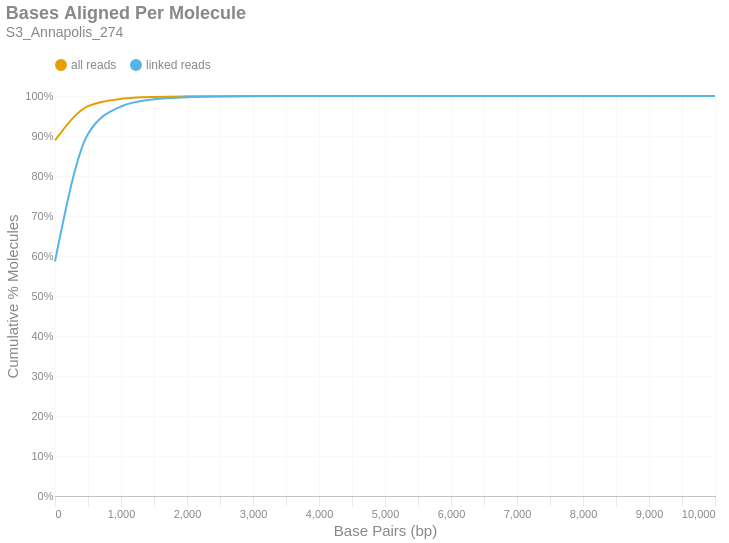

Notebook code for this chart:
### Markdown cell above
### Bases Aligned Per Molecule
This is a cumulative frequency distribution showing the number of base pairs aligned per unique molecule. These data are shown in 500 bp bins. There are two distributions: one with `all reads` (yellow) and another with only `linked reads` (blue). The percent of molecules in the `linked reads` distribution is relative to the total number of linked molecules.

### Code cell
if SKIPLR:
    print_html(f"Skipped")
else:
    binned_df = consolidated_hist(valids['aligned_bp'], mask, 500, True)
    with SafeRender(binned_df):
        (
            density_plot(binned_df, 'Bases Aligned Per Molecule', samplename, 'basesper')
            .encode(
                x=alt.X('bin:Q', title="Base Pairs (bp)").axis(tickMinStep=500).scale(padding=0),
                y=alt.Y('value:Q', title='Cumulative % Molecules')
                    .axis(format='%')
                    .scale(domain = [0,1])
                    .stack(False),
                color=alt.Color("key:N").scale(domain = ["all reads", "linked reads"]),
                tooltip = [
                    alt.Tooltip("key:N", title = "Data Type"),
                    alt.Tooltip("range_label:N", title="Bases Aligned Per Molecule"),
                    alt.Tooltip("value:Q", format = ".2%", title="% Molecules (Cum.)")
                ]
            )
        ).display()

### Figure 1 — Vega-Lite specification as saved in the notebook (floating-point values rounded to 4 significant figures)
{"width": "container", "height": 400, "config": {"title": {"anchor": "start", "dy": -15, "fontSize": 18, "color": "#888888", "subtitleColor": "#888888", "subtitleFontSize": 14}, "arc": {"fill": "#0072B2"}, "axis": {"domainColor": "#888888", "domainWidth": 0.5, "gridWidth": 0.2, "grid": false, "titleFontWeight": 400, "titleFontSize": 15, "labelFontSize": 11, "labelColor": "#888888", "tickColor": "#888888", "tickWidth": 0.2, "titleColor": "#888888"}, "axisBand": {"grid": false}, "axisX": {"grid": true, "tickSize": 10, "domainCap": "round"}, "axisY": {"domain": false, "grid": true, "tickSize": 0, "domainCap": "round"}, "background": "transparent", "header": {"labelFontSize": 15, "labelColor": "#888888", "titleFontSize": 15, "titleFontWeight": 600, "titleColor": "#888888"}, "legend": {"labelFont": "sans-serif", "labelFontSize": 12, "labelColor": "#888888", "symbolSize": 100, "symbolType": "circle", "titleFontSize": 12, "titlePadding": 10, "titleColor": "#888888", "title": null, "orient": "top"}, "range": {"category": ["#E69F00", "#56B4E9", "#009E73", "#F0E442", "#0072B2", "#D55E00", "#CC79A7", "#000000"], "diverging": ["#cfe8f3", "#a2d4ec", "#73bfe2", "#46abdb", "#1696d2", "#12719e"]}, "area": {"fill": "#0072B2", "fillOpacity": 0.7, "line": true, "strokeOpacity": 0.7}, "line": {"color": "#0072B2", "stroke": "#0072B2", "strokeWidth": 2}, "trail": {"color": "#0072B2", "stroke": "#0072B2", "strokeWidth": 0, "size": 1}, "point": {"filled": true, "fillOpacity": 1.0, "size": 95}, "text": {"color": "#888888", "fontSize": 11, "align": "right", "fontWeight": 400, "size": 11}, "bar": {"fill": "#0072B2", "stroke": null}, "view": {"stroke": null, "continuousWidth": 660, "continuousHeight": 400}}, "data": {"name": "data-7636a93388f05dcf94256e1bec164ae5"}, "mark": {"type": "line", "interpolate": "monotone", "point": {"opacity": 0, "size": 275}}, "encoding": {"color": {"field": "key", "scale": {"domain": ["all reads", "linked reads"]}, "type": "nominal"}, "tooltip": [{"field": "key", "title": "Data Type", "type": "nominal"}, {"field": "range_label", "title": "Bases Aligned Per Molecule", "type": "nominal"}, {"field": "value", "format": ".2%", "title": "% Molecules (Cum.)", "type": "quantitative"}], "x": {"axis": {"tickMinStep": 500}, "field": "bin", "scale": {"padding": 0}, "title": "Base Pairs (bp)", "type": "quantitative"}, "y": {"axis": {"format": "%"}, "field": "value", "scale": {"domain": [0, 1]}, "stack": false, "title": "Cumulative % Molecules", "type": "quantitative"}}, "params": [{"name": "param_c36ac31b6afebe62", "select": {"type": "point", "fields": ["key"]}, "bind": "legend"}], "title": {"text": "Bases Aligned Per Molecule", "subtitle": "S3_Annapolis_274"}, "transform": [{"fold": ["all reads (cumsum)", "linked reads (cumsum)"]}, {"calculate": "replace(datum.key, ' (cumsum)', '')", "as": "key"}, {"filter": {"param": "param_c36ac31b6afebe62"}}], "usermeta": {"embedOptions": {"downloadFileName": "S3_Annapolis_274.basesper"}}, "$schema": "https://vega.github.io/schema/vega-lite/v6.1.0.json", "datasets": {"data-7636a93388f05dcf94256e1bec164ae5": [{"bin": "0.0", "interval": "0.0-500.0", "all reads": 0.889, "linked reads": 0.5867, "all reads (cumsum)": 0.889, "linked reads (cumsum)": 0.5867, "range_label": "0-499"}, {"bin": "500.0", "interval": "500.0-1000.0", "all reads": 0.0856, "linked reads": 0.3184, "all reads (cumsum)": 0.9746, "linked reads (cumsum)": 0.9051, "range_label": "500-999"}, {"bin": "1000.0", "interval": "1000.0-1500.0", "all reads": 0.01841, "linked reads": 0.06873, "all reads (cumsum)": 0.993, "linked reads (cumsum)": 0.9738, "range_label": "1000-1499"}, {"bin": "1500.0", "interval": "1500.0-2000.0", "all reads": 0.004768, "linked reads": 0.0178, "all reads (cumsum)": 0.9978, "linked reads (cumsum)": 0.9916, "range_label": "1500-1999"}, {"bin": "2000.0", "interval": "2000.0-2500.0", "all reads": 0.001445, "linked reads": 0.005395, "all reads (cumsum)": 0.9992, "linked reads (cumsum)": 0.997, "range_label": "2000-2499"}, {"bin": "2500.0", "interval": "2500.0-3000.0", "all reads": 0.0004814, "linked reads": 0.001797, "all reads (cumsum)": 0.9997, "linked reads (cumsum)": 0.9988, "range_label": "2500-2999"}, {"bin": "3000.0", "interval": "3000.0-3500.0", "all reads": 0.0001855, "linked reads": 0.0006926, "all reads (cumsum)": 0.9999, "linked reads (cumsum)": 0.9995, "range_label": "3000-3499"}, {"bin": "3500.0", "interval": "3500.0-4000.0", "all reads": 7.467e-05, "linked reads": 0.0002788, "all reads (cumsum)": 0.9999, "linked reads (cumsum)": 0.9998, "range_label": "3500-3999"}, {"bin": "4000.0", "interval": "4000.0-4500.0", "all reads": 3.125e-05, "linked reads": 0.0001166, "all reads (cumsum)": 1.0, "linked reads (cumsum)": 0.9999, "range_label": "4000-4499"}, {"bin": "4500.0", "interval": "4500.0-5000.0", "all reads": 1.342e-05, "linked reads": 5.009e-05, "all reads (cumsum)": 1.0, "linked reads (cumsum)": 0.9999, "range_label": "4500-4999"}, {"bin": "5000.0", "interval": "5000.0-5500.0", "all reads": 9.18e-06, "linked reads": 3.427e-05, "all reads (cumsum)": 1.0, "linked reads (cumsum)": 1.0, "range_label": "5000-5499"}, {"bin": "5500.0", "interval": "5500.0-6000.0", "all reads": 3.884e-06, "linked reads": 1.45e-05, "all reads (cumsum)": 1.0, "linked reads (cumsum)": 1.0, "range_label": "5500-5999"}, {"bin": "6000.0", "interval": "6000.0-6500.0", "all reads": 1.765e-06, "linked reads": 6.59e-06, "all reads (cumsum)": 1.0, "linked reads (cumsum)": 1.0, "range_label": "6000-6499"}, {"bin": "6500.0", "interval": "6500.0-7000.0", "all reads": 1.765e-06, "linked reads": 6.59e-06, "all reads (cumsum)": 1.0, "linked reads (cumsum)": 1.0, "range_label": "6500-6999"}, {"bin": "7000.0", "interval": "7000.0-7500.0", "all reads": 5.296e-07, "linked reads": 1.977e-06, "all reads (cumsum)": 1.0, "linked reads (cumsum)": 1.0, "range_label": "7000-7499"}, {"bin": "7500.0", "interval": "7500.0-8000.0", "all reads": 3.531e-07, "linked reads": 1.318e-06, "all reads (cumsum)": 1.0, "linked reads (cumsum)": 1.0, "range_label": "7500-7999"}, {"bin": "8000.0", "interval": "8000.0-8500.0", "all reads": 1.765e-07, "linked reads": 6.59e-07, "all reads (cumsum)": 1.0, "linked reads (cumsum)": 1.0, "range_label": "8000-8499"}, {"bin": "8500.0", "interval": "8500.0-9000.0", "all reads": 0.0, "linked reads": 0.0, "all reads (cumsum)": 1.0, "linked reads (cumsum)": 1.0, "range_label": "8500-8999"}, {"bin": "9000.0", "interval": "9000.0-9500.0", "all reads": 0.0, "linked reads": 0.0, "all reads (cumsum)": 1.0, "linked reads (cumsum)": 1.0, "range_label": "9000-9499"}, {"bin": "9500.0", "interval": "9500.0-10000.0", "all reads": 0.0, "linked reads": 0.0, "all reads (cumsum)": 1.0, "linked reads (cumsum)": 1.0, "range_label": "9500-9999"}, {"bin": "10000.0", "interval": "10000.0-10500.0", "all reads": 1.765e-07, "linked reads": 6.59e-07, "all reads (cumsum)": 1.0, "linked reads (cumsum)": 1.0, "range_label": "10000-10499"}]}}
